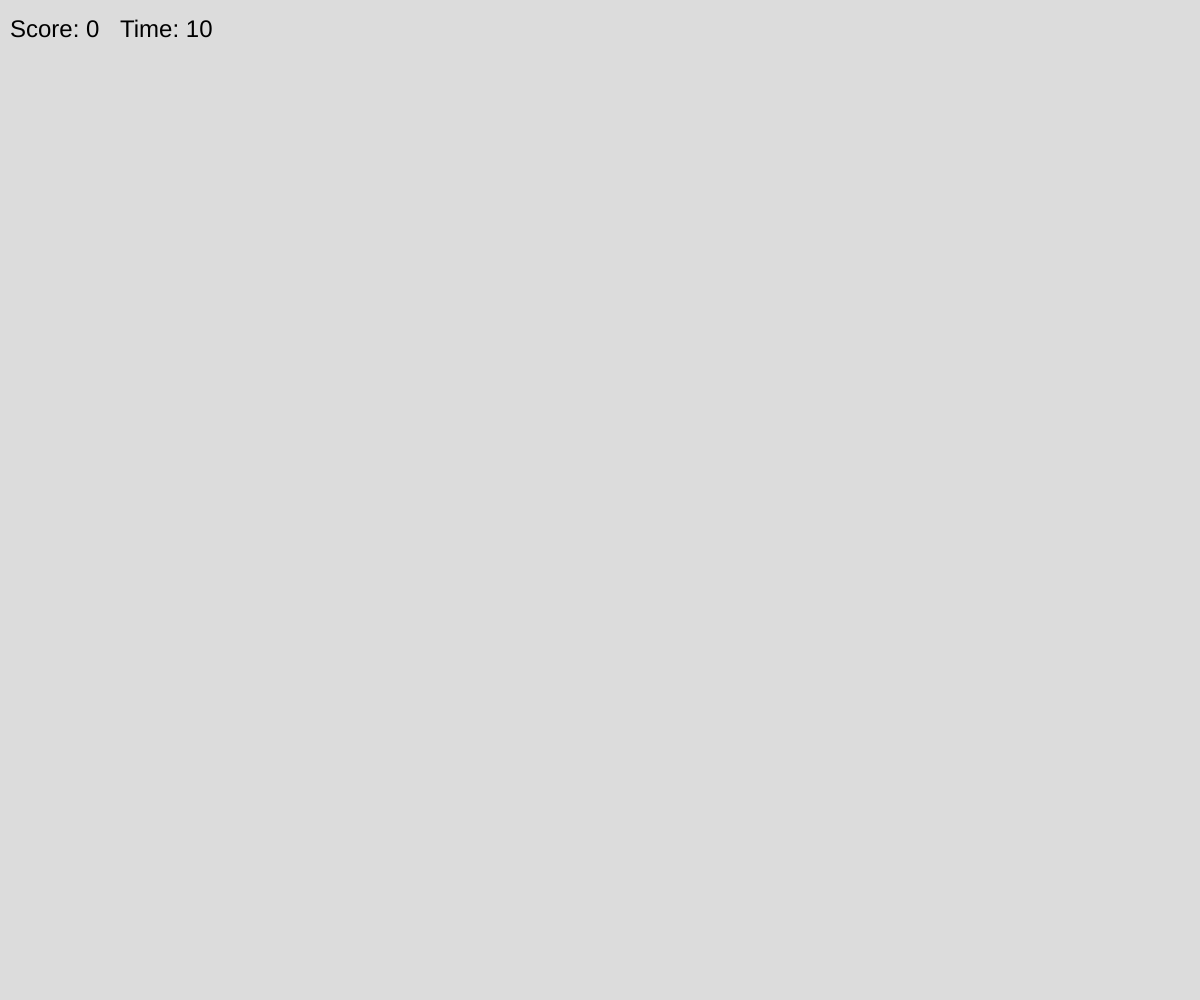
Frame 1 (no input)
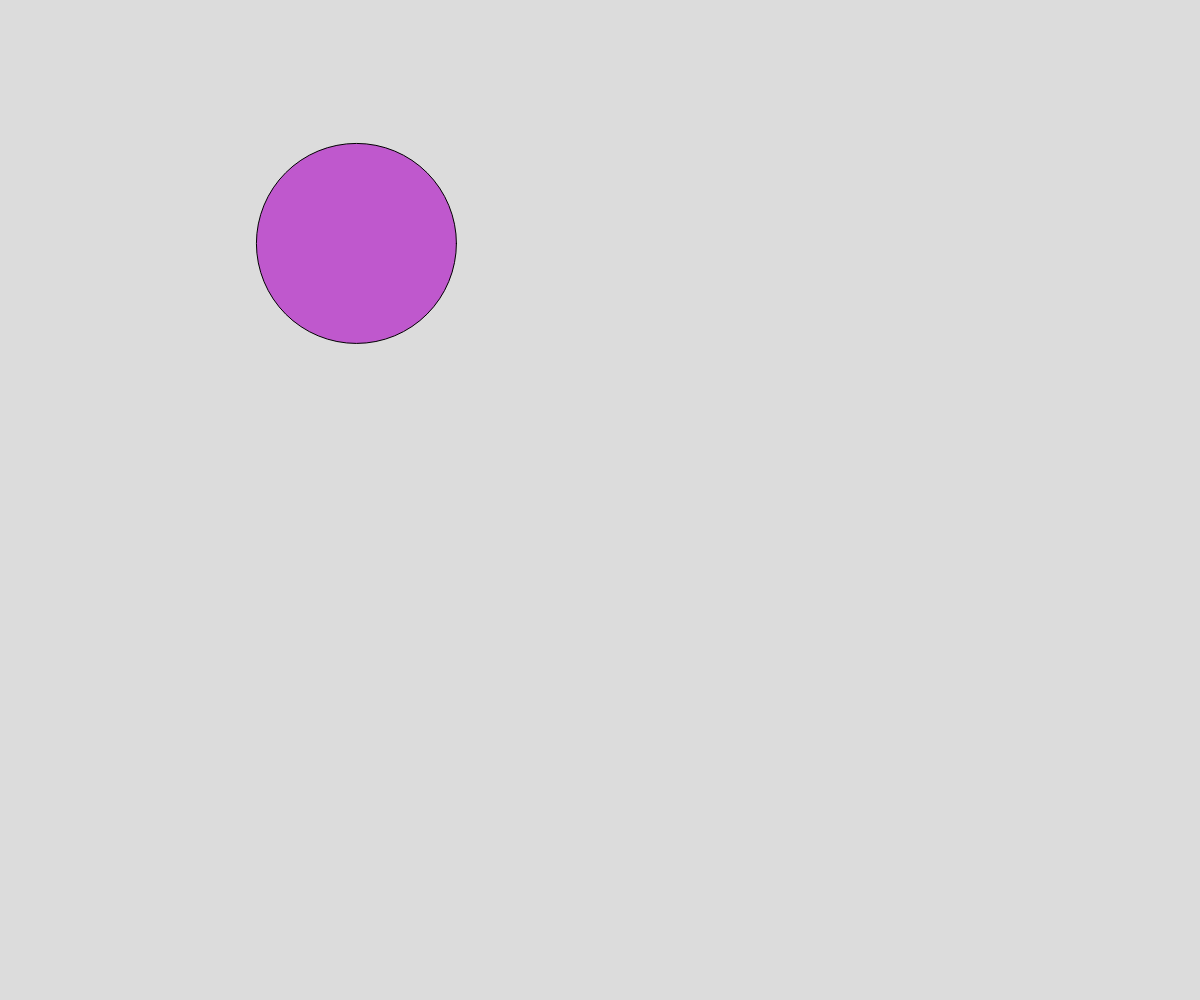
Frame 60 (no input)
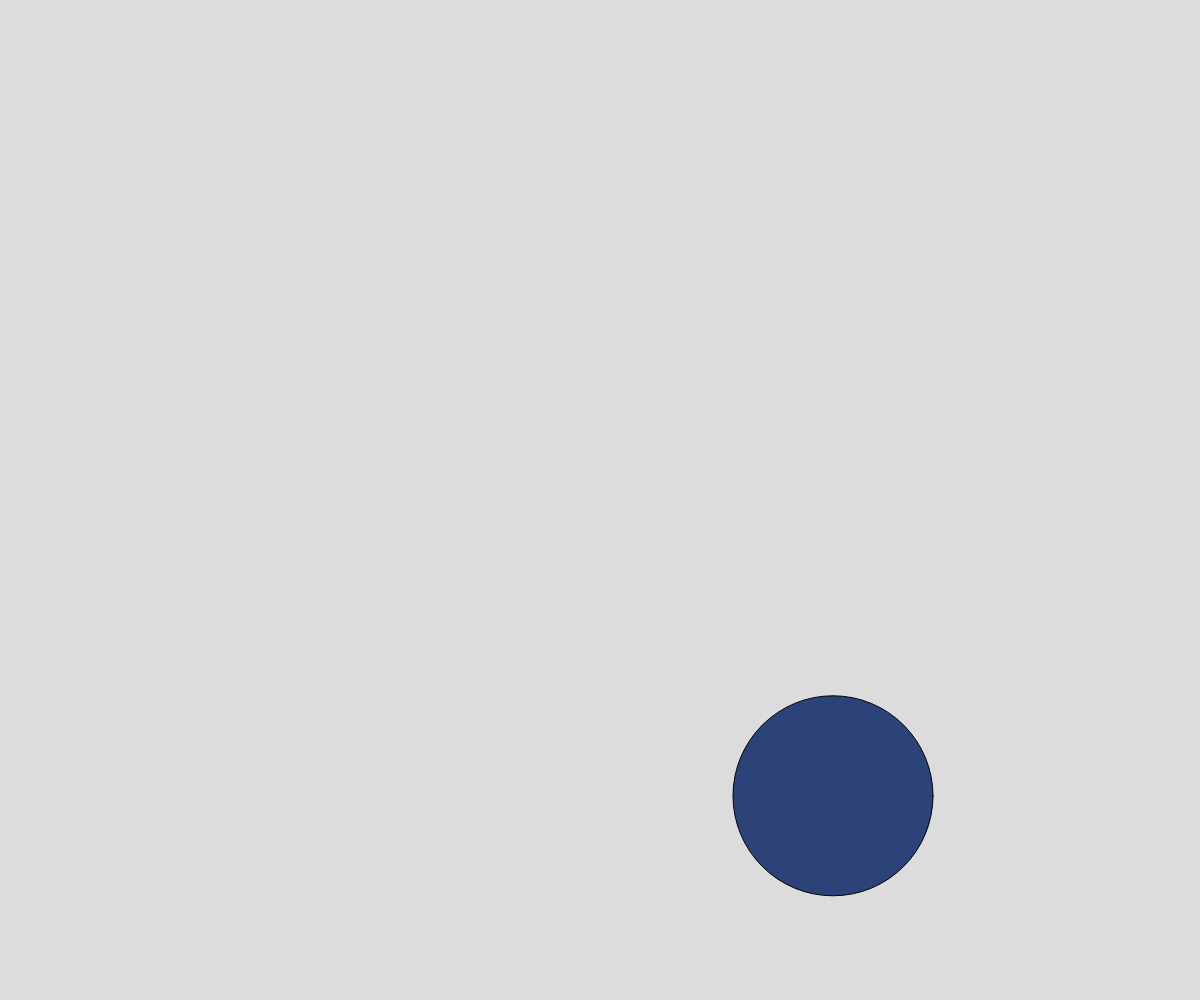
Frame 120 (the mouse pressed at the canvas centre since frame 60)

The p5.js sketch that drew these frames (run headless with seeded random() and noise() and a simulated clock; from frame 60 on, the mouse is pressed at the canvas centre):

// p5.js sketch
// ── sketch.js
let x, y;
let radius = 100;
let r, g, b;
let timer = 10;
let interval = 60;
let score = 0;
let gameOver = false;

function setup() {
	createCanvas(windowWidth, windowHeight);
	background(220);
	newValues();
}

function draw() {

	textSize(24);
	textAlign(LEFT, CENTER);
	text("Score: " + score, 10, 30);
	text("Time: " + timer, 120, 30);

	if (timer <= 0) {
		gameOver = true;
		background(0);
		fill(255);
		textAlign(CENTER, CENTER);
		textSize(50);
		text("GAME OVER", windowWidth / 2, windowHeight / 2 - 40);
		textSize(30);
		text("Your final Score: " + score, windowWidth / 2, windowHeight / 2 + 10);
		textSize(20);
		text("Click here to restart", windowWidth / 2, windowHeight / 2 + 50);

		// Restart button circle
		noFill();
		stroke(0);
		ellipse(windowWidth / 2, windowHeight / 2, radius * 4, radius * 4);

		return; // stops the rest of draw() from running
	}


	else if (frameCount % interval == 0) { // if the frameCount is divisible by the interval, then the interval (in seconds) has passed and we can decrement timer 
		console.log("new circle!");
		timer--;
		background(220); // set background to grey
		newValues();
		ellipse(x, y, radius * 2, radius * 2); // draw a circle
	}

	fill(r, g, b); // create a colour fill with out random rgb values

	// if (frameCount % interval == 0) { // if the frameCount is divisible by the interval, then the interval (in seconds) has passed and we can draw a new circle
	// 	console.log("new circle!");
	// 	background(220); // set background
	// 	newValues();
	// 	ellipse(random(x), random(y), radius * 2, radius * 2); // draw a circle
	// }
}

function mousePressed() {
	if (!gameOver) {
		let d = dist(mouseX, mouseY, x, y); // find the distance between where the mouse is when pressed and our x and y values
		if (d < radius) { // is the distance smaller than the radius of the circle?
			console.log("Score!"); // log that we've been successful 
			score++; // log that we've been successful - we'll update this bit later.
			background(220);
		}
	}
	else {
		let d = dist(mouseX, mouseY, windowWidth / 2, windowHeight / 2);
		if (d < radius * 2) {
			gameOver = false;
			timer = 10;
			score = 0;
			background(220);
		}
	}

}

function newValues() {
	x = random(windowWidth);
	y = random(windowHeight);
	r = random(255);
	g = random(255);
	b = random(255);
}
